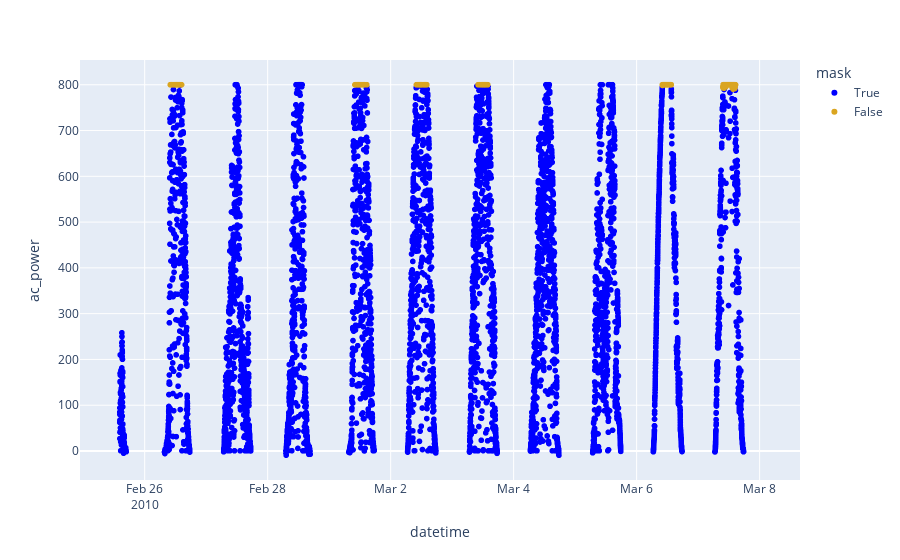

The cell this chart's notebook holds for it:
### Code cell
# NBVAL_IGNORE_OUTPUT
rdtools.tune_filter_plot(example_subset['ac_power'], clip_mask_xgboost)

### Figure 1 — Plotly figure (JSON) as saved in the notebook; plotly's stock layout.template omitted (floating-point values rounded to 4 significant figures; data arrays with more than 128 entries replaced by an {"elided": "..."} marker saying what was removed)
{"data": [{"hovertemplate": "mask=True<br>datetime=%{x}<br>ac_power=%{y}<extra></extra>", "legendgroup": "True", "marker": {"color": "blue", "symbol": "circle"}, "mode": "markers", "name": "True", "showlegend": true, "type": "scattergl", "x": {"elided": "14143 str values"}, "xaxis": "x", "y": {"elided": "14143 float values"}, "yaxis": "y"}, {"hovertemplate": "mask=False<br>datetime=%{x}<br>ac_power=%{y}<extra></extra>", "legendgroup": "False", "marker": {"color": "goldenrod", "symbol": "circle"}, "mode": "markers", "name": "False", "showlegend": true, "type": "scattergl", "x": {"elided": "857 str values"}, "xaxis": "x", "y": {"elided": "857 float values"}, "yaxis": "y"}], "layout": {"legend": {"title": {"text": "mask"}, "tracegroupgap": 0}, "margin": {"t": 60}, "xaxis": {"anchor": "y", "domain": [0, 1], "title": {"text": "datetime"}}, "yaxis": {"anchor": "x", "domain": [0, 1], "title": {"text": "ac_power"}}}}
